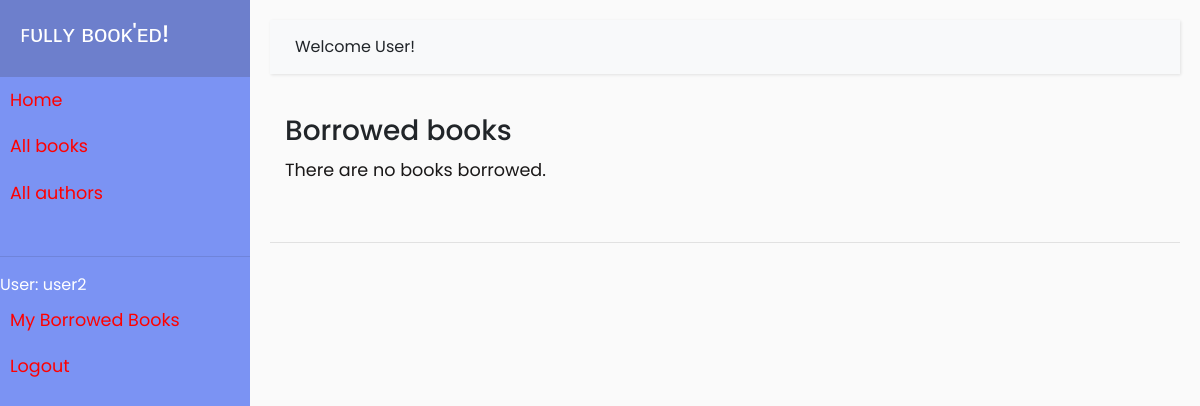
The page /catalog/mybooks/ (signed in) on the database as committed earlier.
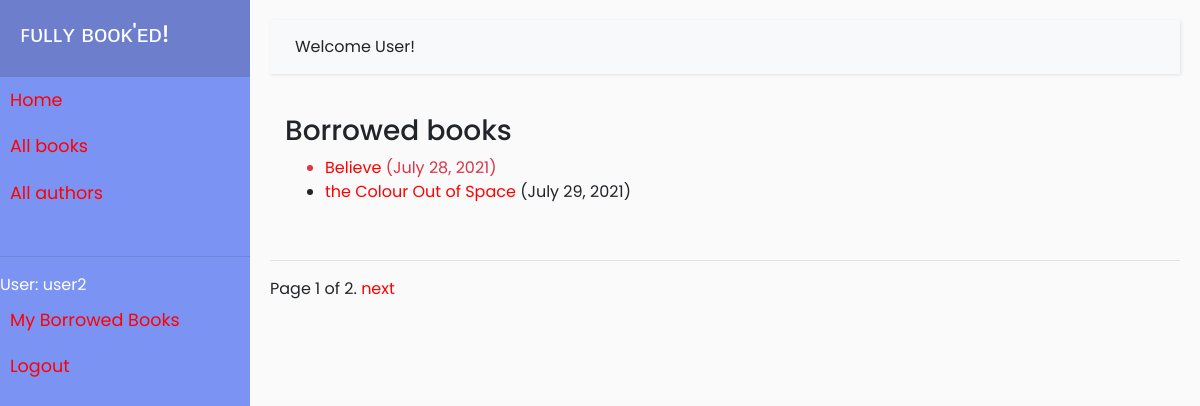
The same page on the database as committed later.
### catalog/models.py (models this page shows, shortened)
class BookInstance(models.Model):
    id = models.UUIDField(primary_key = True, default = uuid.uuid4, help_text = "Unique ID of this particular book across library")
    due_back = models.DateField(null = True, blank = True)
    book = models.ForeignKey('Book', on_delete = models.RESTRICT, null = True)
    imprint = models.CharField(max_length = 20)
    borrower = models.ForeignKey(User, on_delete=models.SET_NULL, null=True, blank=True)
    LOAN_STATUS = (
        ('m', 'Maintenance'),
        ('o', 'On loan'),
        ('a', 'Available'),
        ('r', 'Reserved')
    )
    status = models.CharField(max_length = 1, choices = LOAN_STATUS, blank = True, default = 'm', help_text = "Book availability status")
    class Meta:
        ordering = ['due_back']
        permissions = (("can_mark_returned", "Set book as returned"),)
    @property
    def is_overdue(self):
        if self.due_back and date.today() > self.due_back:
            return True
        return False

class Book(models.Model):
    title = models.CharField(max_length = 100)
    author = models.ForeignKey('Author', on_delete = models.SET_NULL, null = True)
    summary = models.TextField(max_length = 1000, help_text = "Enter description of book")
    isbn = models.CharField('ISBN', max_length = 13, unique = True, help_text = '10 or 13 digit Number')
    genre = models.ManyToManyField(Genre, help_text = 'Select genre of book')
    language = models.ForeignKey('Language', on_delete = models.SET_NULL, null = True)
    def display_genre(self):
        return ', '.join(genre.name for genre in self.genre.all()[:3])
    display_genre.short_description = "Genre"

### catalog/views.py (the view)
# urls.py: path('mybooks/', views.LoanedBooksByUserListView.as_view(), name='my-borrowed'),
class LoanedBooksByUserListView(LoginRequiredMixin,generic.ListView):
    model = BookInstance
    template_name ='catalog/bookinstance_list_borrowed_user.html'
    paginate_by = 2
    def get_queryset(self):
        return BookInstance.objects.filter(borrower=self.request.user).filter(status__exact='o').order_by('due_back')

### catalog/templates/catalog/bookinstance_list_borrowed_user.html
{% extends "base_generic.html" %}
{% block content %}
    <h3>Borrowed books</h3>
    {% if bookinstance_list %}
    <ul>
      {% for bookinst in bookinstance_list %}
      <li class="{% if bookinst.is_overdue %}text-danger{% endif %}">
        <a href="{% url 'book-detail' bookinst.book.pk %}">{{bookinst.book.title}}</a> ({{ bookinst.due_back }})
      </li>
      {% endfor %}
    </ul>
    {% else %}
      <p>There are no books borrowed.</p>
    {% endif %}
{% endblock %}

### catalog/templates/base_generic.html (shortened to what this page needs)
<!DOCTYPE html>
<html lang="en">
  <head>
    <link
      rel="stylesheet"
      href="https://cdn.jsdelivr.net/npm/bootstrap@4.5.3/dist/css/bootstrap.min.css"
    />
    {% load static %}
    <link rel="stylesheet" href="{% static 'css/style.css' %}" />
  </head>
  <body>
    <div class="wrapper">
      <nav id="sidebar">
        <div class="sidebar-header">
          <h4>ꜰᴜʟʟʏ ʙᴏᴏᴋ'ᴇᴅ!</h4>
        </div>
        {% block sidebar %}
        <ul class="list-unstyled">
          <li><a href="{% url 'index' %}">Home</a></li>
          <li><a href="{% url 'books' %}">All books</a></li>
          <li><a href="{% url 'authors' %}">All authors</a></li>
          <br />
          <hr />
          {% if user.is_authenticated %}
          <li> User: {{ user.get_username }}</li>
          <li><a href="{% url 'my-borrowed' %}">My Borrowed Books</a></li>
          <li><a href="{% url 'logout'%}?next={{request.path}}">Logout</a></li>
          {% else %}
          <li><a href="{% url 'login'%}?next={{request.path}}">Login</a></li>
          {% endif %}
          <br>
        </ul>
        {% endblock %}
      </nav>
      <div id="content">
        <nav class="navbar navbar-expand-lg navbar-light bg-light">
          <div class="container-fluid">
            {% block heading %}<span>Welcome User!</span>{% endblock %}
          </div>
        </nav>
        <div class="col-sm-10">{% block content %}{% endblock %}</div>
        <br />
        <hr />
        {% block pagination %} {% if is_paginated %}
        <div class="pagination">
          <span class="page-links">
            <span class="page-current">
              Page {{ page_obj.number }} of {{ page_obj.paginator.num_pages }}.
            </span>
            {% if page_obj.has_next %}
            <a href="{{ request.path }}?page={{ page_obj.next_page_number }}"
              >next</a
            >
            {% endif %}
          </span>
        </div>
        {% endif %} {% endblock %}
      </div>
    </div>
  </body>
</html>

Rows that differ between the two databases and show on the page:
now on this page (row edited): BookInstance: book "Believe", due_back "July 28, 2021"
added BookInstance: book "the Colour Out of Space", due_back "July 29, 2021"
Other text that changed with them:
{{ page_obj.number }}: (not shown) → "1"
{{ page_obj.paginator.num_pages }}: (not shown) → "2"
text no longer shown: "There are no books borrowed."
text now shown: "Page of . next"
